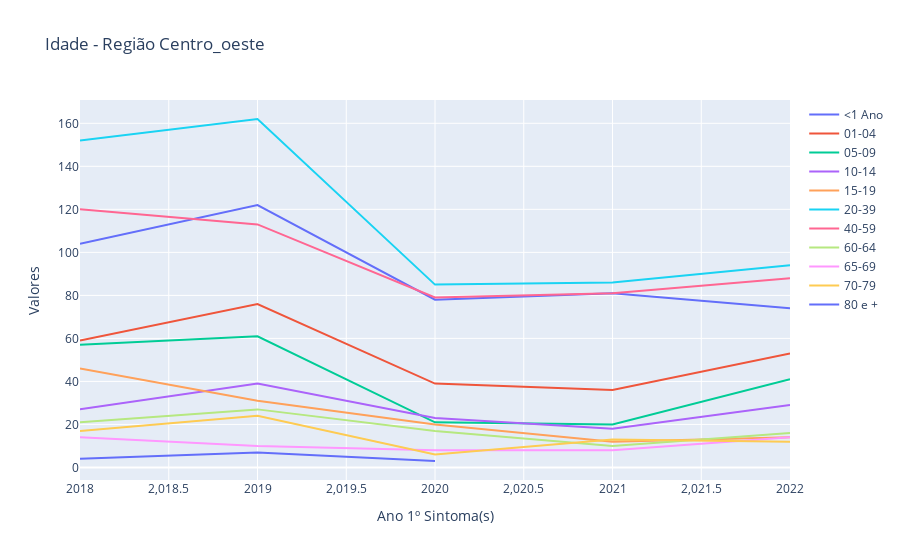

Write notebook code for a chart like this one.
### Code cell
import plotly.graph_objects as go
import pandas as pd

# Dados da tabela
data = {'Ano 1º Sintoma(s)': [2018, 2019, 2020, 2021, 2022],
    '<1 Ano': [104.0, 122.0, 78.0, 81.0, 74.0],
    '01-04': [59.0, 76.0, 39.0, 36.0, 53.0],
    '05-09': [57.0, 61.0, 21.0, 20.0, 41.0],
    '10-14': [27.0, 39.0, 23.0, 18.0, 29.0],
    '15-19': [46.0, 31.0, 20.0, 12.0, 14.0],
    '20-39': [152.0, 162.0, 85.0, 86.0, 94.0],
    '40-59': [120.0, 113.0, 79.0, 81.0, 88.0],
    '60-64': [21.0, 27.0, 17.0, 10.0, 16.0],
    '65-69': [14.0, 10.0, 8.0, 8.0, 14.0],
    '70-79': [17.0, 24.0, 6.0, 13.0, 12.0],
    '80 e +': [4, 7, 3, '-', 7]
    
}

idade_co = pd.DataFrame(data)

# Criação do gráfico interativo
fig = go.Figure()

# Adição das linhas no gráfico
for column in idade_co.columns:
    if column != 'Ano 1º Sintoma(s)':
        fig.add_trace(go.Scatter(x=idade_co['Ano 1º Sintoma(s)'], y=idade_co[column], mode='lines', name=column))

# Configurações do layout
fig.update_layout(
    title='Idade - Região Centro_oeste',
    xaxis=dict(title='Ano 1º Sintoma(s)'),
    yaxis=dict(title='Valores'),
    hovermode='x'
)

# Exibição do gráfico
fig.show()

### Figure 1 — Plotly figure (JSON) as saved in the notebook; plotly's stock layout.template omitted (floating-point values rounded to 4 significant figures)
{"data": [{"mode": "lines", "name": "<1 Ano", "type": "scatter", "x": [2018, 2019, 2020, 2021, 2022], "y": [104, 122, 78, 81, 74]}, {"mode": "lines", "name": "01-04", "type": "scatter", "x": [2018, 2019, 2020, 2021, 2022], "y": [59, 76, 39, 36, 53]}, {"mode": "lines", "name": "05-09", "type": "scatter", "x": [2018, 2019, 2020, 2021, 2022], "y": [57, 61, 21, 20, 41]}, {"mode": "lines", "name": "10-14", "type": "scatter", "x": [2018, 2019, 2020, 2021, 2022], "y": [27, 39, 23, 18, 29]}, {"mode": "lines", "name": "15-19", "type": "scatter", "x": [2018, 2019, 2020, 2021, 2022], "y": [46, 31, 20, 12, 14]}, {"mode": "lines", "name": "20-39", "type": "scatter", "x": [2018, 2019, 2020, 2021, 2022], "y": [152, 162, 85, 86, 94]}, {"mode": "lines", "name": "40-59", "type": "scatter", "x": [2018, 2019, 2020, 2021, 2022], "y": [120, 113, 79, 81, 88]}, {"mode": "lines", "name": "60-64", "type": "scatter", "x": [2018, 2019, 2020, 2021, 2022], "y": [21, 27, 17, 10, 16]}, {"mode": "lines", "name": "65-69", "type": "scatter", "x": [2018, 2019, 2020, 2021, 2022], "y": [14, 10, 8, 8, 14]}, {"mode": "lines", "name": "70-79", "type": "scatter", "x": [2018, 2019, 2020, 2021, 2022], "y": [17, 24, 6, 13, 12]}, {"mode": "lines", "name": "80 e +", "type": "scatter", "x": [2018, 2019, 2020, 2021, 2022], "y": [4, 7, 3, "-", 7]}], "layout": {"hovermode": "x", "title": {"text": "Idade - Região Centro_oeste"}, "xaxis": {"title": {"text": "Ano 1º Sintoma(s)"}}, "yaxis": {"title": {"text": "Valores"}}}}
